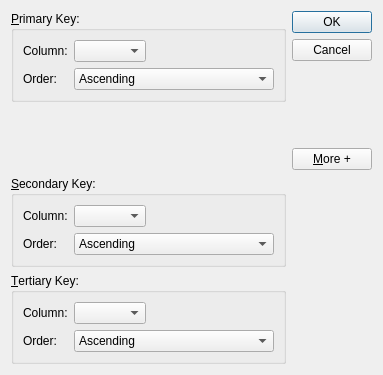
<?xml version="1.0" encoding="UTF-8"?>
<ui version="4.0">
 <class>SortDialog</class>
 <widget class="QDialog" name="SortDialog">
  <property name="geometry">
   <rect>
    <x>0</x>
    <y>0</y>
    <width>383</width>
    <height>375</height>
   </rect>
  </property>
  <property name="windowTitle">
   <string>Sort</string>
  </property>
  <layout class="QGridLayout" name="gridLayout_4">
   <item row="0" column="1" rowspan="2">
    <layout class="QVBoxLayout" name="verticalLayout">
     <item>
      <widget class="QDialogButtonBox" name="buttonBox">
       <property name="orientation">
        <enum>Qt::Vertical</enum>
       </property>
       <property name="standardButtons">
        <set>QDialogButtonBox::Cancel|QDialogButtonBox::Ok</set>
       </property>
       <property name="centerButtons">
        <bool>false</bool>
       </property>
      </widget>
     </item>
     <item>
      <spacer name="verticalSpacer">
       <property name="orientation">
        <enum>Qt::Vertical</enum>
       </property>
       <property name="sizeHint" stdset="0">
        <size>
         <width>20</width>
         <height>0</height>
        </size>
       </property>
      </spacer>
     </item>
     <item>
      <widget class="QPushButton" name="moreButton">
       <property name="text">
        <string>&amp;More +</string>
       </property>
       <property name="checkable">
        <bool>true</bool>
       </property>
      </widget>
     </item>
    </layout>
   </item>
   <item row="1" column="0">
    <spacer name="verticalSpacer_2">
     <property name="orientation">
      <enum>Qt::Vertical</enum>
     </property>
     <property name="sizeHint" stdset="0">
      <size>
       <width>20</width>
       <height>24</height>
      </size>
     </property>
    </spacer>
   </item>
   <item row="2" column="0">
    <widget class="QGroupBox" name="secondaryGroup">
     <property name="title">
      <string>&amp;Secondary Key:</string>
     </property>
     <layout class="QGridLayout" name="gridLayout_2">
      <item row="1" column="1" colspan="2">
       <widget class="QComboBox" name="secondaryOrderCombo">
        <item>
         <property name="text">
          <string>Ascending</string>
         </property>
        </item>
        <item>
         <property name="text">
          <string>Descending</string>
         </property>
        </item>
       </widget>
      </item>
      <item row="0" column="2">
       <spacer name="horizontalSpacer_2">
        <property name="orientation">
         <enum>Qt::Horizontal</enum>
        </property>
        <property name="sizeHint" stdset="0">
         <size>
          <width>40</width>
          <height>20</height>
         </size>
        </property>
       </spacer>
      </item>
      <item row="0" column="0">
       <widget class="QLabel" name="label_3">
        <property name="text">
         <string>Column:</string>
        </property>
       </widget>
      </item>
      <item row="1" column="0">
       <widget class="QLabel" name="label_4">
        <property name="text">
         <string>Order:</string>
        </property>
       </widget>
      </item>
      <item row="0" column="1">
       <widget class="QComboBox" name="secondaryColumnCombo"/>
      </item>
     </layout>
    </widget>
   </item>
   <item row="3" column="0">
    <widget class="QGroupBox" name="tertiaryGroup">
     <property name="title">
      <string>&amp;Tertiary Key:</string>
     </property>
     <layout class="QGridLayout" name="gridLayout_3">
      <item row="0" column="0">
       <widget class="QLabel" name="label_5">
        <property name="text">
         <string>Column:</string>
        </property>
       </widget>
      </item>
      <item row="0" column="1">
       <widget class="QComboBox" name="tertiaryColumnCombo"/>
      </item>
      <item row="0" column="2">
       <spacer name="horizontalSpacer_3">
        <property name="orientation">
         <enum>Qt::Horizontal</enum>
        </property>
        <property name="sizeHint" stdset="0">
         <size>
          <width>40</width>
          <height>20</height>
         </size>
        </property>
       </spacer>
      </item>
      <item row="1" column="0">
       <widget class="QLabel" name="label_6">
        <property name="text">
         <string>Order:</string>
        </property>
       </widget>
      </item>
      <item row="1" column="1" colspan="2">
       <widget class="QComboBox" name="tertiaryOrderCombo">
        <item>
         <property name="text">
          <string>Ascending</string>
         </property>
        </item>
        <item>
         <property name="text">
          <string>Descending</string>
         </property>
        </item>
       </widget>
      </item>
     </layout>
    </widget>
   </item>
   <item row="0" column="0">
    <widget class="QGroupBox" name="primaryGroup">
     <property name="title">
      <string>&amp;Primary Key:</string>
     </property>
     <layout class="QGridLayout" name="gridLayout">
      <item row="0" column="0">
       <widget class="QLabel" name="label">
        <property name="text">
         <string>Column:</string>
        </property>
       </widget>
      </item>
      <item row="0" column="1">
       <widget class="QComboBox" name="primaryColumnCombo"/>
      </item>
      <item row="0" column="2">
       <spacer name="horizontalSpacer">
        <property name="orientation">
         <enum>Qt::Horizontal</enum>
        </property>
        <property name="sizeHint" stdset="0">
         <size>
          <width>87</width>
          <height>20</height>
         </size>
        </property>
       </spacer>
      </item>
      <item row="1" column="0">
       <widget class="QLabel" name="label_2">
        <property name="text">
         <string>Order:</string>
        </property>
       </widget>
      </item>
      <item row="1" column="1" colspan="2">
       <widget class="QComboBox" name="primaryOrderCombo">
        <item>
         <property name="text">
          <string>Ascending</string>
         </property>
        </item>
        <item>
         <property name="text">
          <string>Descending</string>
         </property>
        </item>
       </widget>
      </item>
     </layout>
    </widget>
   </item>
  </layout>
 </widget>
 <tabstops>
  <tabstop>primaryColumnCombo</tabstop>
  <tabstop>primaryOrderCombo</tabstop>
  <tabstop>secondaryColumnCombo</tabstop>
  <tabstop>secondaryOrderCombo</tabstop>
  <tabstop>tertiaryColumnCombo</tabstop>
  <tabstop>tertiaryOrderCombo</tabstop>
  <tabstop>buttonBox</tabstop>
  <tabstop>moreButton</tabstop>
 </tabstops>
 <resources/>
 <connections>
  <connection>
   <sender>buttonBox</sender>
   <signal>accepted()</signal>
   <receiver>SortDialog</receiver>
   <slot>accept()</slot>
   <hints>
    <hint type="sourcelabel">
     <x>283</x>
     <y>77</y>
    </hint>
    <hint type="destinationlabel">
     <x>157</x>
     <y>274</y>
    </hint>
   </hints>
  </connection>
  <connection>
   <sender>buttonBox</sender>
   <signal>rejected()</signal>
   <receiver>SortDialog</receiver>
   <slot>reject()</slot>
   <hints>
    <hint type="sourcelabel">
     <x>309</x>
     <y>77</y>
    </hint>
    <hint type="destinationlabel">
     <x>286</x>
     <y>274</y>
    </hint>
   </hints>
  </connection>
  <connection>
   <sender>moreButton</sender>
   <signal>toggled(bool)</signal>
   <receiver>secondaryGroup</receiver>
   <slot>setVisible(bool)</slot>
   <hints>
    <hint type="sourcelabel">
     <x>334</x>
     <y>129</y>
    </hint>
    <hint type="destinationlabel">
     <x>218</x>
     <y>188</y>
    </hint>
   </hints>
  </connection>
  <connection>
   <sender>moreButton</sender>
   <signal>toggled(bool)</signal>
   <receiver>tertiaryGroup</receiver>
   <slot>setVisible(bool)</slot>
   <hints>
    <hint type="sourcelabel">
     <x>353</x>
     <y>138</y>
    </hint>
    <hint type="destinationlabel">
     <x>267</x>
     <y>313</y>
    </hint>
   </hints>
  </connection>
  <connection>
   <sender>moreButton</sender>
   <signal>toggled(bool)</signal>
   <receiver>moreButton</receiver>
   <slot>update()</slot>
   <hints>
    <hint type="sourcelabel">
     <x>298</x>
     <y>129</y>
    </hint>
    <hint type="destinationlabel">
     <x>313</x>
     <y>129</y>
    </hint>
   </hints>
  </connection>
 </connections>
</ui>
